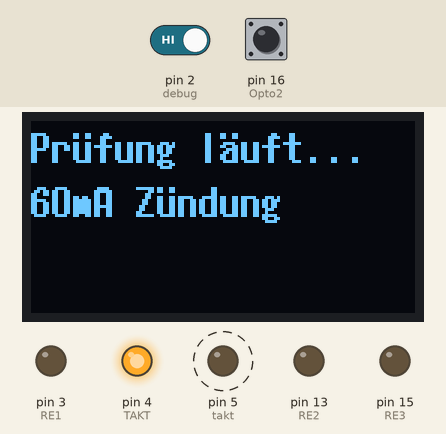
This sketch was run on a simulated Arduino Uno, built with avr-gcc and run on an emulated ATmega328P. On the bench: 128×64 one-colour display, output pins drawn as LEDs (lit = HIGH). Dashed ring = blinking. The inputs (shaded band) are chosen by the test bench; at power-on: pin 16 (Opto2) HIGH, pin 2 (debug) HIGH. What the sketch prints to the serial monitor is not drawn.

Above: at 2.07 s.
2.1 s: pin 16 (Opto2) pulled LOW for 0.55 s
At 3.4 s:
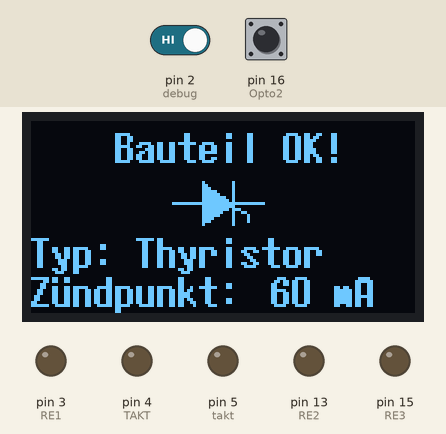
4.1 s: pin 2 (debug) driven LOW and pin 16 (Opto2) driven LOW
At 15.1 s:
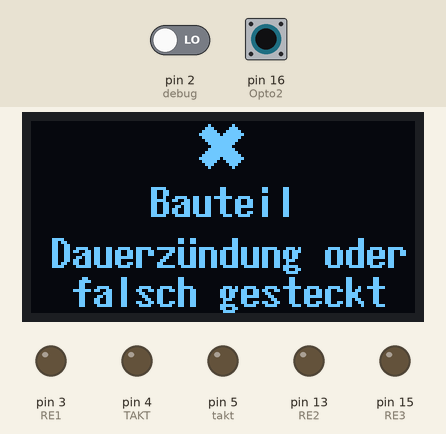
15.3 s: pin 16 (Opto2) driven HIGH
At 21.52 s:
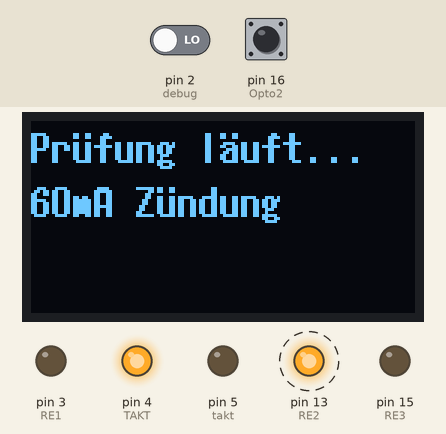
23.7 s: pin 16 (Opto2) driven LOW
At 24.5 s:
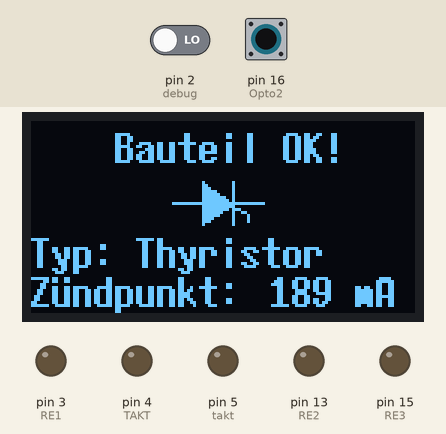
25.4 s: pin 16 (Opto2) driven HIGH
At 35.1 s:
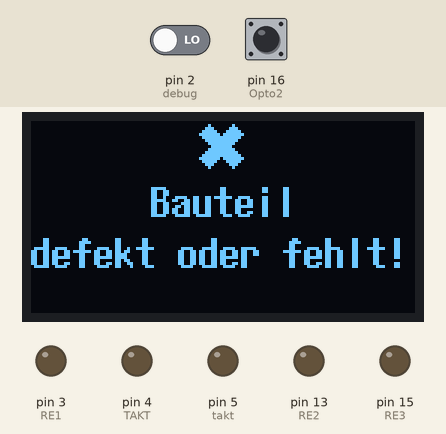
Timing chart, 0 to 36.5 s (numbered marks = the images above; inputs shaded):
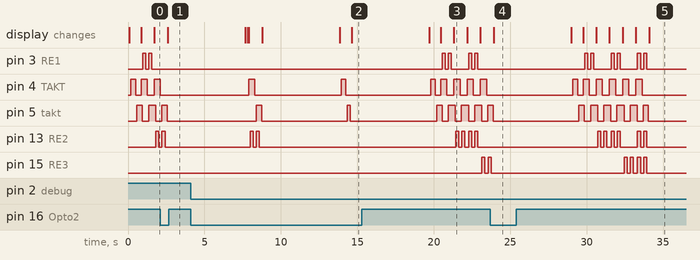

The sketch:

triac_tester_MCU_mit_OLED_3_RE_ausgaenge.ino
```cpp
// Thyristor/Triac Tester
// Daniel Luginbühl
// V1.1 (C) 2024

// https://github.com/olikraus/u8g2/wiki

#include <Arduino.h>
#include <U8g2lib.h>

#define SCREEN_WIDTH 128
#define SCREEN_HEIGHT 64
#define OLED_RESET -1
#define SCREEN_ADDRESS 0x3C

// sda = 12
// scl = 14

U8G2_SSD1306_128X64_NONAME_F_SW_I2C u8g2(U8G2_R0,14,12,U8X8_PIN_NONE);

// GPIOs definieren
const int RE1  =  3;           // Relais Ausgang 1
const int RE2  = 13;           // Relais Ausgang 2
const int RE3  = 15;           // Relais Ausgang 3

const int TAKT =  4;           // Takt        für Umpolung
const int takt =  5;           // Takt invers für Umpolung

const int Opto1  =  0;         // Opto1  mit PullUp
const int Opto2  = 16;         // Opto2  mit PullUp

const int debug = 2;           // Pin an GND schaltet DEBUG ein

// Diverse Koordinaten für Grafikausgabe
const int x_offset = 47;
const int oben = 17;
const int y_mitte = 27;
const int unten = 37;
const int triac1 = 23;
const int triac2 = 31;

const int zeile0 = 14;
const int zeile1 = 32;
const int zeile2 = 49;
const int zeile3 = 62;

// Diverse Variabeln
int gezuendet = 0;             // mA für Zündung
boolean positiv = false;       // Positive Halbwelle
boolean negativ = false;       // Negative Halbwelle
boolean DEBUG = false;         // Debug Status ein/aus

void setup() {
  Serial.begin(9600);

  u8g2.begin();
  // https://github.com/olikraus/u8g2/wiki/fntgrpx11#7x14b
  u8g2.setFont(u8g2_font_7x14B_tf);

  pinMode(RE1, OUTPUT);
  pinMode(RE2, OUTPUT);
  pinMode(RE3, OUTPUT);
  pinMode(TAKT, OUTPUT);
  pinMode(takt, OUTPUT);
  pinMode(Opto1, INPUT_PULLUP);
  pinMode(Opto2, INPUT_PULLUP);
  pinMode(debug, INPUT_PULLUP);

  digitalWrite(TAKT, LOW);
  digitalWrite(takt, LOW);
  digitalWrite(RE1,LOW);
  digitalWrite(RE2,LOW);
  digitalWrite(RE3,LOW);
}

void loop() {

  u8g2.clearBuffer();
  u8g2.drawUTF8(0, zeile0, "Prüfung läuft...");

  if (digitalRead(debug) == LOW) {
    DEBUG = true;
  } else {
    DEBUG = false;
  }

  // Bauteil Dauerzündung?
  u8g2.drawUTF8(0, zeile1, "Dauerzündung?");
  u8g2.sendBuffer();
  delay(100);
  for (int d = 0; d < 2; d++) {
    if (gezuendet == 0 or gezuendet == 500) {
      umpolen();
      delay(200);
      if (OptosAbfragen()) {
        gezuendet = 500;
      }
    }
  }
  if (gezuendet == 500) {
    positiv = false;
    negativ = false;
    u8g2.clearBuffer();
    goto defekt;
  }

  // 30mA Zündung
  u8g2.clearBuffer();
  u8g2.drawUTF8(0, zeile0, "Prüfung läuft...");
  u8g2.drawUTF8(0, zeile1, "30mA Zündung");
  u8g2.sendBuffer();
  for (int d = 0; d < 2; d++) {
    if (gezuendet == 0 or gezuendet == 30) {
      umpolen();
      digitalWrite(RE1,HIGH);
      if (DEBUG) {
        Serial.println("RE1 HIGH");
      }
      delay(200);
      digitalWrite(RE1,LOW);
      if (DEBUG) {
        Serial.println("RE1 LOW");
      }
      delay(100);
      if (OptosAbfragen()) {
        gezuendet = 30;
      }
    }
  }
  if (gezuendet == 30) {
    goto fertig;
  }

  // 60mA Zündung
  u8g2.clearBuffer();
  u8g2.drawUTF8(0, zeile0, "Prüfung läuft...");
  u8g2.drawUTF8(0, zeile1, "60mA Zündung");
  u8g2.sendBuffer();
  for (int d = 0; d < 2; d++) {
    if (gezuendet == 0 or gezuendet == 60) {
      umpolen();
      digitalWrite(RE2,HIGH);
      if (DEBUG) {
        Serial.println("RE2 HIGH");
      }
      delay(200);
      digitalWrite(RE2,LOW);
      if (DEBUG) {
        Serial.println("RE2 LOW");
      }
      delay(100);
      if (OptosAbfragen()) {
        gezuendet = 60;
      }
    }
  }
  if (gezuendet == 60) {
    goto fertig;
  }

  // 90mA Zündung
  u8g2.clearBuffer();
  u8g2.drawUTF8(0, zeile0, "Prüfung läuft...");
  u8g2.drawUTF8(0, zeile1, "90mA Zündung");
  u8g2.sendBuffer();
  for (int d = 0; d < 2; d++) {
    if (gezuendet == 0 or gezuendet == 90) {
      umpolen();
      digitalWrite(RE1,HIGH);
      digitalWrite(RE2,HIGH);
      if (DEBUG) {
        Serial.println("RE1 HIGH");
        Serial.println("RE2 HIGH");
      }
      delay(200);
      digitalWrite(RE1,LOW);
      digitalWrite(RE2,LOW);
      if (DEBUG) {
        Serial.println("RE1 LOW");
        Serial.println("RE2 LOW");
      }
      delay(100);
      if (OptosAbfragen()) {
        gezuendet = 90;
      }
    }
  }
  if (gezuendet == 90) {
    goto fertig;
  }

  // 189mA Zündung
  u8g2.clearBuffer();
  u8g2.drawUTF8(0, zeile0, "Prüfung läuft...");
  u8g2.drawUTF8(0, zeile1, "189mA Zündung");
  u8g2.sendBuffer();
  for (int d = 0; d < 2; d++) {
    if (gezuendet == 0 or gezuendet == 189) {
      umpolen();
      digitalWrite(RE3,HIGH);
      if (DEBUG) {
        Serial.println("RE3 HIGH");
      }
      delay(200);
      digitalWrite(RE3,LOW);
      if (DEBUG) {
        Serial.println("RE3 LOW");
      }
      delay(100);
      if (OptosAbfragen()) {
        gezuendet = 189;
      }
    }
  }
  if (gezuendet == 189) {
    goto fertig;
  }

  // 269mA Zündung
  u8g2.clearBuffer();
  u8g2.drawUTF8(0, zeile0, "Prüfung läuft...");
  u8g2.drawUTF8(0, zeile1, "269mA Zündung");
  u8g2.sendBuffer();
  for (int d = 0; d < 2; d++) {
    if (gezuendet == 0 or gezuendet == 269) {
      umpolen();
      digitalWrite(RE1,HIGH);
      digitalWrite(RE2,HIGH);
      digitalWrite(RE3,HIGH);
      if (DEBUG) {
        Serial.println("RE1 HIGH");
        Serial.println("RE2 HIGH");
        Serial.println("RE3 HIGH");
      }
      delay(200);
      digitalWrite(RE1,LOW);
      digitalWrite(RE2,LOW);
      digitalWrite(RE3,LOW);
      if (DEBUG) {
        Serial.println("RE1 LOW");
        Serial.println("RE2 LOW");
        Serial.println("RE3 LOW");
      }
      delay(100);
      if (OptosAbfragen()) {
        gezuendet = 269;
      }
    }
  }

  fertig:

  u8g2.clearBuffer();

  if (DEBUG) {
    if (!digitalRead(Opto1) == HIGH) {
      Serial.println("Opto1=1 (Positive Halbwelle)");
    }
    if (!digitalRead(Opto2) == HIGH) {
      Serial.println("Opto2=1 (Negative Halbwelle)");
    }
  }

  // Display Ausgabe

  // https://github.com/olikraus/u8g2/wiki/u8g2reference

  if (gezuendet > 0) {
    //u8g2.setCursor(0, zeile2);
    //u8g2.print("Zündpunkt: ");
    u8g2.drawUTF8(0, zeile3, "Zündpunkt: ");
    u8g2.setCursor(10*8, zeile3);
    u8g2.print(gezuendet);
    u8g2.print(" mA");
    u8g2.setCursor(0, zeile2);
    u8g2.print("Typ: ");
    if (positiv != negativ) {
      u8g2.print("Thyristor");

      u8g2.drawLine(x_offset   , y_mitte  , x_offset+10, y_mitte);
      u8g2.drawLine(x_offset+20, y_mitte  , x_offset+30, y_mitte);
      u8g2.drawLine(x_offset+20, oben+3   , x_offset+20, unten-3);
      u8g2.drawLine(x_offset+20, y_mitte+1, x_offset+25, y_mitte+4);
      u8g2.drawLine(x_offset+25, y_mitte+4, x_offset+25, unten-4);

      u8g2.drawTriangle(x_offset+10,oben+3, x_offset+10,unten-3, x_offset+20,y_mitte);

    } else {
      u8g2.print("Triac");

      u8g2.drawLine(x_offset   , y_mitte  , x_offset+10, y_mitte);
      u8g2.drawLine(x_offset+20, y_mitte  , x_offset+30, y_mitte);
      u8g2.drawLine(x_offset+20, oben     , x_offset+20, unten);
      u8g2.drawLine(x_offset+10, oben     , x_offset+10, unten);
      u8g2.drawLine(x_offset+20, y_mitte+1, x_offset+25, y_mitte+4);
      u8g2.drawLine(x_offset+25, y_mitte+4, x_offset+25, unten-2);

      u8g2.drawTriangle(x_offset+11,oben+1,    x_offset+11,y_mitte+1, x_offset+21,triac1);
      u8g2.drawTriangle(x_offset+20,y_mitte-1, x_offset+20,unten-1,   x_offset+10,triac2);

    }

    if (DEBUG) {
      Serial.print("Gezündet mit ");
      Serial.print(gezuendet);
      Serial.println(" mA");
      Serial.print("Typ: ");
      if (positiv != negativ) {
        Serial.println("Thyristor");
      } else {
        Serial.println("Triac");
      }
    }
  }

  defekt:

  digitalWrite(TAKT, LOW);
  digitalWrite(takt, LOW);
  if (positiv == false and negativ == false) {
    u8g2.setCursor(5*8, zeile1);
    u8g2.print("Bauteil");
    if (gezuendet == 500) {
      u8g2.drawUTF8(0, zeile2, " Dauerzündung oder");
      u8g2.setCursor(0, zeile3);
      u8g2.print("  falsch gesteckt");
    } else {
      u8g2.setCursor(0, zeile2);
      u8g2.print("defekt oder fehlt!");
    }
    u8g2.setFont(u8g2_font_unifont_t_symbols);  // Zeichensatz für Kreuz
    u8g2.drawGlyph(56, 15, 0x2716);	            // Kreuz zeichnen
    u8g2.setFont(u8g2_font_7x14B_tf);    // Zeichensatz zurücksetzen

    if (DEBUG) {
      Serial.println("Kein Bauteil oder defekt");
    }
  } else {
    u8g2.setCursor(28, zeile0);
    u8g2.print("Bauteil OK!");
    if (DEBUG) {
      Serial.println("Bauteil OK!");
    }
  }
  u8g2.sendBuffer();
  if (DEBUG) {
    gezuendet = 0;                       // mA für Zündung
    positiv = false;                     // Positive Halbwelle
    negativ = false;                     // Negative Halbwelle
    delay(5000);
  } else {
    do {                                 // Endlosschleife
      delay(5000);
      if (digitalRead(debug) == LOW) {
        Serial.println("Debug eingeschaltet");
        break;
      }
    } while (true);
  }
}

boolean OptosAbfragen() {
  boolean Opto1in = !digitalRead(Opto1);
  boolean Opto2in = !digitalRead(Opto2);
  if (Opto1in == HIGH) {
    positiv = true;
  }
  if (Opto2in == HIGH) {
    negativ = true;
  }
  if (Opto1in == HIGH or Opto2in == HIGH) {
    return true;
  }
  return false;
}

void umpolen() {
  digitalWrite(TAKT, !digitalRead(TAKT));
  delay(90);
  digitalWrite(takt, !digitalRead(TAKT));
  delay(10);
}
```

Measured:
- after the input at 2.1 s, pin 3 (RE1): stops changing and stays LOW; pin 4 (TAKT): goes on until 2.1 s, then stays LOW; pin 13 (RE2): goes on until 2.4 s, then stays LOW; pin 15 (RE3): stays LOW (without the input it goes to HIGH after 1.4 s); the display: changes after 0.51 s (image 1)
- after the input at 4.1 s, pin 4 (TAKT): LOW → HIGH after 3.8 s, → LOW 0.40 s later, → HIGH 5.7 s later, → LOW 0.30 s later; pin 5 (takt): LOW → HIGH after 4.3 s, → LOW 0.36 s later, → HIGH 5.6 s later, → LOW 0.21 s later
- after the input at 15.3 s, pin 3 (RE1): LOW → HIGH after 5.3 s, → LOW 0.20 s later, → HIGH 0.20 s later, → LOW 0.20 s later, … (8 changes in this stretch); pin 13 (RE2): alternates HIGH for 0.20 s and LOW for 0.20 s, 8 changes in all, then stays LOW, starting after 6.1 s
- after the input at 23.7 s, pin 3 (RE1), pin 13 (RE2): stops changing and stays LOW; pin 4 (TAKT): stays LOW (without the input it goes to HIGH after 0.22 s); pin 15 (RE3): goes on until 23.8 s, then stays LOW; the display: changes after 0.24 s (image 4)
- after the input at 25.4 s, pin 3 (RE1): LOW → HIGH after 4.5 s, then repeats every 1.7 s: LOW 0.20 s, HIGH 0.20 s, LOW 1.1 s, HIGH 0.20 s, until it stays LOW from 33.9 s; pin 13 (RE2): LOW → HIGH after 5.3 s, → LOW 0.20 s later, → HIGH 0.20 s later, → LOW 0.20 s later, … (12 changes in this stretch)
- by itself, pin 3 (RE1): alternates HIGH for 0.20 s and LOW for 0.20 s, 4 changes in all, then stays LOW
- by itself, pin 5 (takt): alternates HIGH for 0.41 s and LOW for 0.40 s
